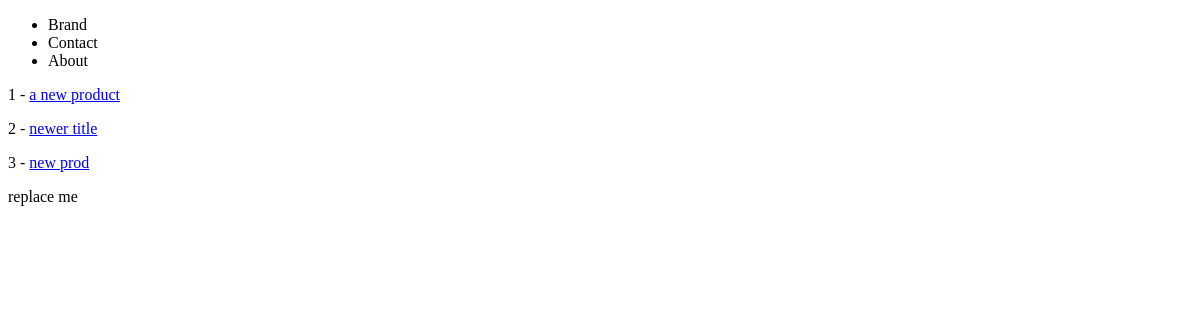
The app's page /products/, older data.
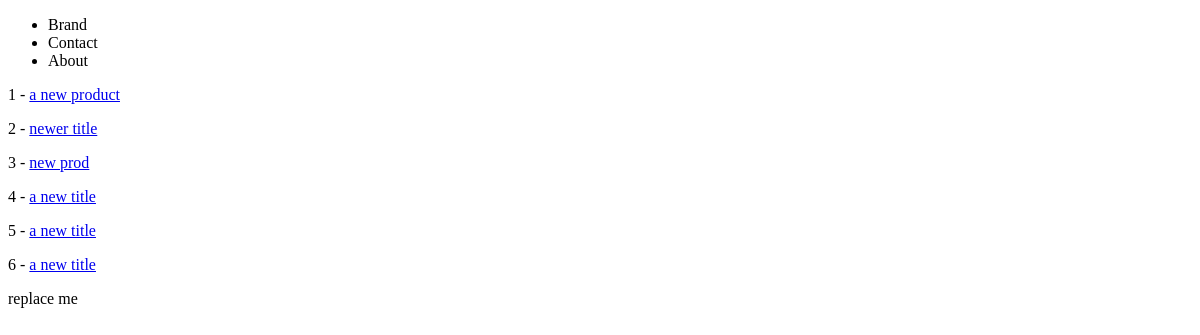
The same page, newer data.
### products/models.py (models this page shows)
class Product(models.Model):
    title = models.CharField(max_length=120) # max_length required
    description = models.TextField(blank=True, null=True)
    price = models.DecimalField(decimal_places=2, max_digits=10000)
    summary = models.TextField(blank=True, null=False)
    featured = models.BooleanField(default=False)
    def get_absolute_url(self):
        return reverse("products:product-detail", kwargs={'id': self.id})

### products/views.py (the view)
# urls.py: path('', product_list_view, name='product-list'),
def product_list_view(request):
    queryset = Product.objects.all()
    context = {
        'object_list': queryset
    }
    return render(request, 'products/product_list.html', context)

### products/templates/products/product_list.html
{% extends 'base.html' %}
{% block content %}
{% for instance in object_list %}
	<p>{{ instance.id }} - <a href='{{ instance.get_absolute_url }}'>{{ instance.title }} </a></p>
{% endfor %}
{% endblock %}

Row changes from the older to the newer data that the page shows:
added Product: id "4", title "a new title"
added Product: id "5", title "a new title"
added Product: id "6", title "a new title"
